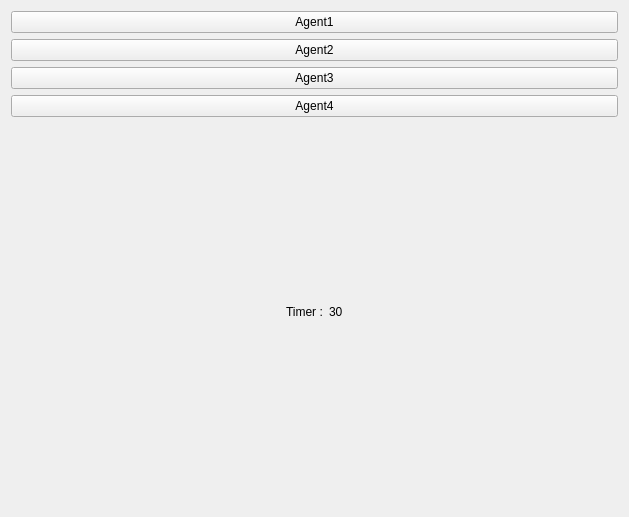
<?xml version="1.0" encoding="UTF-8"?>
<ui version="4.0">
 <class>AgentSelectionPage</class>
 <widget class="QWidget" name="AgentSelectionPage">
  <property name="geometry">
   <rect>
    <x>0</x>
    <y>0</y>
    <width>629</width>
    <height>517</height>
   </rect>
  </property>
  <property name="windowTitle">
   <string>Form</string>
  </property>
  <layout class="QVBoxLayout" name="verticalLayout_3">
   <item>
    <widget class="QPushButton" name="agent1">
     <property name="text">
      <string>Agent1</string>
     </property>
    </widget>
   </item>
   <item>
    <widget class="QPushButton" name="agent2">
     <property name="text">
      <string>Agent2</string>
     </property>
    </widget>
   </item>
   <item>
    <widget class="QPushButton" name="agent3">
     <property name="text">
      <string>Agent3</string>
     </property>
    </widget>
   </item>
   <item>
    <widget class="QPushButton" name="agent4">
     <property name="text">
      <string>Agent4</string>
     </property>
    </widget>
   </item>
   <item>
    <spacer name="verticalSpacer_2">
     <property name="orientation">
      <enum>Qt::Orientation::Vertical</enum>
     </property>
     <property name="sizeHint" stdset="0">
      <size>
       <width>20</width>
       <height>40</height>
      </size>
     </property>
    </spacer>
   </item>
   <item>
    <layout class="QHBoxLayout" name="horizontalLayout">
     <item>
      <spacer name="horizontalSpacer">
       <property name="orientation">
        <enum>Qt::Orientation::Horizontal</enum>
       </property>
       <property name="sizeHint" stdset="0">
        <size>
         <width>40</width>
         <height>20</height>
        </size>
       </property>
      </spacer>
     </item>
     <item>
      <widget class="QLabel" name="label_4">
       <property name="text">
        <string>Timer :</string>
       </property>
      </widget>
     </item>
     <item>
      <widget class="QLabel" name="timeLeft">
       <property name="text">
        <string>30</string>
       </property>
      </widget>
     </item>
     <item>
      <spacer name="horizontalSpacer_2">
       <property name="orientation">
        <enum>Qt::Orientation::Horizontal</enum>
       </property>
       <property name="sizeHint" stdset="0">
        <size>
         <width>40</width>
         <height>20</height>
        </size>
       </property>
      </spacer>
     </item>
    </layout>
   </item>
   <item>
    <widget class="QFrame" name="frame_pamain">
     <property name="frameShape">
      <enum>QFrame::Shape::StyledPanel</enum>
     </property>
     <property name="frameShadow">
      <enum>QFrame::Shadow::Raised</enum>
     </property>
    </widget>
   </item>
   <item>
    <spacer name="verticalSpacer">
     <property name="orientation">
      <enum>Qt::Orientation::Vertical</enum>
     </property>
     <property name="sizeHint" stdset="0">
      <size>
       <width>20</width>
       <height>40</height>
      </size>
     </property>
    </spacer>
   </item>
  </layout>
 </widget>
 <resources/>
 <connections/>
</ui>
